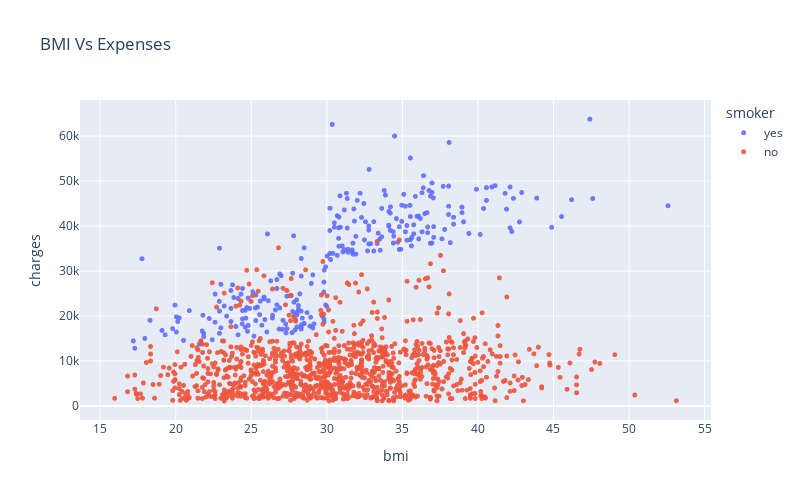

Notebook cell for this chart:
### Markdown cell above
It appears that for non-smokers, an increase in BMI doesn't seem to be related to an increase in medical expenses. However, medical expenses seem to be significantly higher for smokers with a BMI greater than 30.

### Code cell
fig = px.scatter(df,
                x="bmi",
                y="charges",
                color="smoker",
                hover_data=['region'],
                opacity=0.9,
                width=800,
                height=500,
                title= "BMI Vs Expenses")

fig.update_traces(marker_size=5)
fig.show()

### Figure 1 — Plotly figure (JSON) as saved in the notebook; plotly's stock layout.template omitted (floating-point values rounded to 4 significant figures; data arrays with more than 128 entries replaced by an {"elided": "..."} marker saying what was removed)
{"data": [{"customdata": {"elided": "274x1 str values"}, "hovertemplate": "smoker=yes<br>bmi=%{x}<br>charges=%{y}<br>region=%{customdata[0]}<extra></extra>", "legendgroup": "yes", "marker": {"color": "#636efa", "opacity": 0.9, "size": 5, "symbol": "circle"}, "mode": "markers", "name": "yes", "showlegend": true, "type": "scattergl", "x": {"elided": "274 float values"}, "xaxis": "x", "y": {"elided": "274 float values"}, "yaxis": "y"}, {"customdata": {"elided": "1064x1 str values"}, "hovertemplate": "smoker=no<br>bmi=%{x}<br>charges=%{y}<br>region=%{customdata[0]}<extra></extra>", "legendgroup": "no", "marker": {"color": "#EF553B", "opacity": 0.9, "size": 5, "symbol": "circle"}, "mode": "markers", "name": "no", "showlegend": true, "type": "scattergl", "x": {"elided": "1064 float values"}, "xaxis": "x", "y": {"elided": "1064 float values"}, "yaxis": "y"}], "layout": {"height": 500, "legend": {"title": {"text": "smoker"}, "tracegroupgap": 0}, "title": {"text": "BMI Vs Expenses"}, "width": 800, "xaxis": {"anchor": "y", "domain": [0, 1], "title": {"text": "bmi"}}, "yaxis": {"anchor": "x", "domain": [0, 1], "title": {"text": "charges"}}}}
